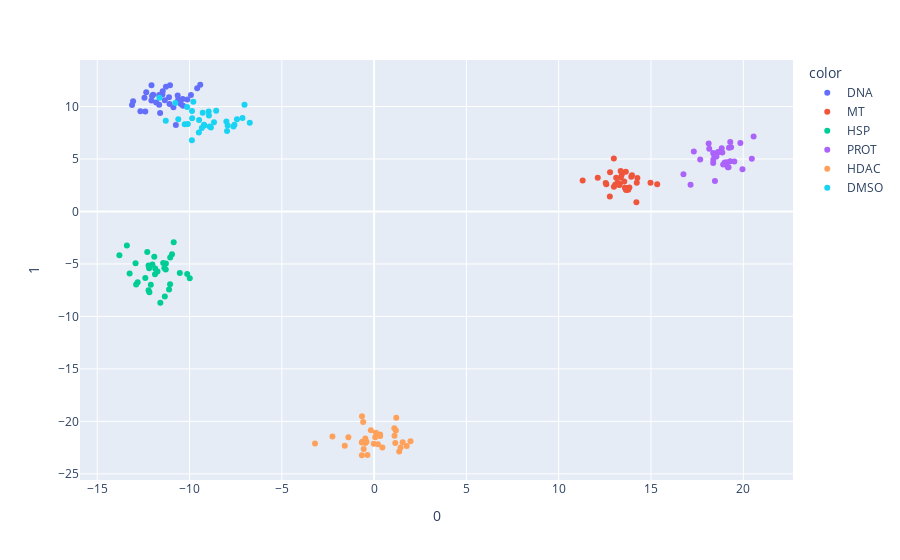

Write notebook code for a chart like this one.
### Code cell
#original figure
class_name
fig = px.scatter(X_drug5, x=0, y=1, color=train_drug_name_without_concentration2)
#training['drug_name']
fig.show()

### Figure 1 — Plotly figure (JSON) as saved in the notebook; plotly's stock layout.template omitted (floating-point values rounded to 4 significant figures)
{"data": [{"hovertemplate": "color=DNA<br>0=%{x}<br>1=%{y}<extra></extra>", "legendgroup": "DNA", "marker": {"color": "#636efa", "symbol": "circle"}, "mode": "markers", "name": "DNA", "orientation": "v", "showlegend": true, "type": "scatter", "x": [-9.42, -11.28, -11.65, -10.64, -12.06, -10.12, -10.87, -12.44, -10.37, -12.4, -11.08, -9.923, -11.59, -11.34, -9.585, -10.47, -12.35, -10.74, -11.97, -13.06, -11.11, -13.11, -12.06, -10.35, -11.81, -11.64, -11.47, -11.45, -11.06, -10.62, -12.03, -12.66], "xaxis": "x", "y": [12.07, 11.88, 11.09, 11.04, 10.58, 10.66, 9.929, 10.84, 10.71, 9.527, 10.23, 11.09, 9.378, 10.59, 11.75, 10.23, 11.35, 8.235, 11.13, 10.5, 10.87, 10.14, 12.02, 10.08, 10.39, 10.17, 11.15, 11.44, 12.03, 10.65, 11.0, 9.555], "yaxis": "y"}, {"hovertemplate": "color=MT<br>0=%{x}<br>1=%{y}<extra></extra>", "legendgroup": "MT", "marker": {"color": "#EF553B", "symbol": "circle"}, "mode": "markers", "name": "MT", "orientation": "v", "showlegend": true, "type": "scatter", "x": [14.21, 13.97, 14.97, 13.29, 13.42, 13.77, 13.65, 12.78, 14.23, 13.11, 13.37, 14.26, 13.28, 11.3, 13.29, 13.64, 12.58, 12.99, 12.12, 13.55, 13.36, 13.59, 13.18, 13.65, 12.55, 15.34, 13.83, 13.93, 13.06, 13.66, 12.99, 12.77], "xaxis": "x", "y": [0.8889, 3.443, 2.734, 2.631, 3.531, 2.068, 2.235, 3.741, 2.743, 3.219, 3.241, 3.192, 2.53, 2.95, 2.563, 3.789, 2.592, 2.364, 3.208, 2.854, 3.849, 2.269, 2.725, 2.096, 2.722, 2.591, 2.293, 3.305, 2.535, 2.051, 5.038, 1.425], "yaxis": "y"}, {"hovertemplate": "color=HSP<br>0=%{x}<br>1=%{y}<extra></extra>", "legendgroup": "HSP", "marker": {"color": "#00cc96", "symbol": "circle"}, "mode": "markers", "name": "HSP", "orientation": "v", "showlegend": true, "type": "scatter", "x": [-11.29, -12.92, -11.58, -13.8, -12.1, -10.86, -11.05, -11.37, -11.87, -9.986, -12.01, -11.74, -11.34, -12.81, -12.22, -11.91, -12.17, -11.11, -10.53, -10.13, -13.4, -12.89, -11.43, -13.25, -11.86, -11.05, -11.28, -12.29, -10.95, -12.22, -12.4, -12.19], "xaxis": "x", "y": [-5.526, -4.941, -8.687, -4.163, -6.993, -2.935, -6.928, -5.38, -5.99, -6.374, -5.043, -5.724, -8.097, -6.753, -7.496, -4.305, -7.693, -7.429, -5.855, -5.962, -3.236, -6.96, -4.91, -5.919, -5.425, -4.386, -4.967, -3.857, -4.083, -5.149, -6.349, -5.399], "yaxis": "y"}, {"hovertemplate": "color=PROT<br>0=%{x}<br>1=%{y}<extra></extra>", "legendgroup": "PROT", "marker": {"color": "#ab63fa", "symbol": "circle"}, "mode": "markers", "name": "PROT", "orientation": "v", "showlegend": true, "type": "scatter", "x": [18.54, 17.14, 19.29, 20.46, 19.22, 19.29, 19.96, 18.43, 18.86, 18.44, 18.62, 18.12, 18.99, 18.37, 19.16, 18.91, 18.37, 19.2, 18.65, 19.12, 16.76, 18.83, 18.47, 18.38, 18.15, 19.84, 17.32, 19.51, 18.46, 17.67, 19.34, 20.56], "xaxis": "x", "y": [5.228, 2.537, 6.61, 5.022, 6.081, 4.781, 4.031, 5.45, 5.62, 5.296, 5.655, 6.466, 4.667, 4.62, 4.207, 4.472, 5.576, 4.222, 5.667, 4.691, 3.536, 6.034, 5.367, 4.932, 5.981, 6.532, 5.723, 4.753, 2.912, 4.941, 6.13, 7.15], "yaxis": "y"}, {"hovertemplate": "color=HDAC<br>0=%{x}<br>1=%{y}<extra></extra>", "legendgroup": "HDAC", "marker": {"color": "#FFA15A", "symbol": "circle"}, "mode": "markers", "name": "HDAC", "orientation": "v", "showlegend": true, "type": "scatter", "x": [1.435, -2.257, -0.4756, -0.5948, -0.566, -0.6661, 1.18, 0.09723, 1.767, 0.3291, 0.4485, 1.146, -1.591, 1.97, -0.6412, 1.094, 1.358, 0.05834, -0.1768, 0.2066, -0.6618, -3.201, -0.4127, -0.4769, -0.01919, -0.3627, 1.546, -0.6572, -1.396, 1.201, 0.3228, 1.105], "xaxis": "x", "y": [-22.48, -21.44, -22.07, -20.07, -22.63, -22.01, -20.86, -21.09, -22.35, -21.4, -22.5, -22.06, -22.32, -21.89, -21.94, -20.66, -22.87, -21.51, -20.85, -22.17, -23.23, -22.11, -21.94, -21.63, -22.14, -23.19, -21.99, -19.5, -21.51, -19.65, -21.25, -21.38], "yaxis": "y"}, {"hovertemplate": "color=DMSO<br>0=%{x}<br>1=%{y}<extra></extra>", "legendgroup": "DMSO", "marker": {"color": "#19d3f3", "symbol": "circle"}, "mode": "markers", "name": "DMSO", "orientation": "v", "showlegend": true, "type": "scatter", "x": [-11.29, -8.963, -10.09, -9.215, -9.867, -8.004, -9.483, -9.199, -9.495, -6.736, -8.675, -11.63, -9.872, -10.26, -8.949, -10.61, -9.286, -8.557, -10.77, -7.568, -7.623, -9.795, -7.967, -7.429, -10.13, -7.021, -7.934, -7.132, -8.912, -9.333, -9.86, -8.842], "xaxis": "x", "y": [8.648, 9.53, 8.333, 8.27, 9.577, 8.576, 8.713, 8.198, 7.532, 8.448, 8.494, 10.83, 6.777, 8.322, 9.145, 8.779, 9.414, 9.604, 10.34, 8.253, 8.101, 10.46, 7.66, 8.791, 9.956, 10.17, 8.2, 8.908, 8.099, 7.954, 8.892, 8.013], "yaxis": "y"}], "layout": {"legend": {"title": {"text": "color"}, "tracegroupgap": 0}, "margin": {"t": 60}, "xaxis": {"anchor": "y", "domain": [0, 1], "title": {"text": "0"}}, "yaxis": {"anchor": "x", "domain": [0, 1], "title": {"text": "1"}}}}
